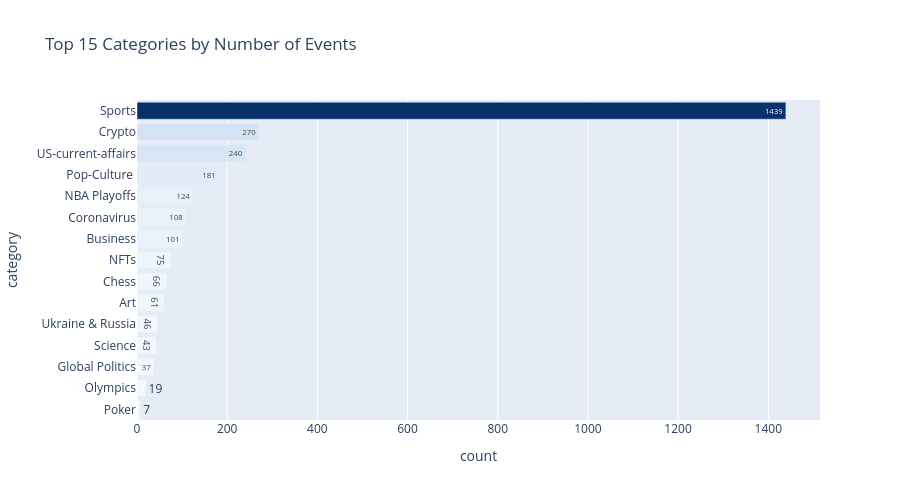

The cell this chart's notebook holds for it:
### Code cell
# Top categories by event count
top_cats = events['category'].value_counts().head(15).reset_index()
top_cats.columns = ['category', 'count']

fig = px.bar(
    top_cats,
    x='count',
    y='category',
    orientation='h',
    title='Top 15 Categories by Number of Events',
    color='count',
    color_continuous_scale='Blues',
    text='count'
)

fig.update_layout(
    yaxis={'categoryorder': 'total ascending'},
    coloraxis_showscale=False,
    height=500
)
fig.show()

### Figure 1 — Plotly figure (JSON) as saved in the notebook; plotly's stock layout.template omitted (floating-point values rounded to 4 significant figures)
{"data": [{"hovertemplate": "count=%{marker.color}<br>category=%{y}<extra></extra>", "legendgroup": "", "marker": {"color": [1439, 270, 240, 181, 124, 108, 101, 75, 66, 61, 46, 43, 37, 19, 7], "coloraxis": "coloraxis", "pattern": {"shape": ""}}, "name": "", "orientation": "h", "showlegend": false, "text": [1439.0, 270.0, 240.0, 181.0, 124.0, 108.0, 101.0, 75.0, 66.0, 61.0, 46.0, 43.0, 37.0, 19.0, 7.0], "textposition": "auto", "type": "bar", "x": [1439, 270, 240, 181, 124, 108, 101, 75, 66, 61, 46, 43, 37, 19, 7], "xaxis": "x", "y": ["Sports", "Crypto", "US-current-affairs", "Pop-Culture ", "NBA Playoffs", "Coronavirus", "Business", "NFTs", "Chess", "Art", "Ukraine & Russia", "Science", "Global Politics", "Olympics", "Poker"], "yaxis": "y"}], "layout": {"barmode": "relative", "coloraxis": {"colorbar": {"title": {"text": "count"}}, "colorscale": [[0, "rgb(247,251,255)"], [0.125, "rgb(222,235,247)"], [0.25, "rgb(198,219,239)"], [0.375, "rgb(158,202,225)"], [0.5, "rgb(107,174,214)"], [0.625, "rgb(66,146,198)"], [0.75, "rgb(33,113,181)"], [0.875, "rgb(8,81,156)"], [1, "rgb(8,48,107)"]], "showscale": false}, "height": 500, "legend": {"tracegroupgap": 0}, "title": {"text": "Top 15 Categories by Number of Events"}, "xaxis": {"anchor": "y", "domain": [0, 1], "title": {"text": "count"}}, "yaxis": {"anchor": "x", "categoryorder": "total ascending", "domain": [0, 1], "title": {"text": "category"}}}}
